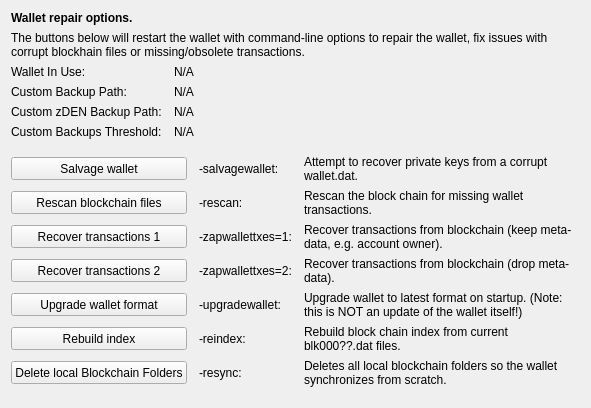
     <widget class="QWidget" name="tab_repair">
      <attribute name="title">
       <string>&amp;Wallet Repair</string>
      </attribute>
      <layout class="QGridLayout" name="gridLayout_4" columnstretch="0,0,0,0">
       <property name="horizontalSpacing">
        <number>12</number>
       </property>
       <item row="0" column="0" colspan="4">
        <widget class="QLabel" name="label_repair_header">
         <property name="font">
          <font>
           <weight>75</weight>
           <bold>true</bold>
          </font>
         </property>
         <property name="text">
          <string>Wallet repair options.</string>
         </property>
        </widget>
       </item>
       <item row="1" column="0" colspan="4">
        <widget class="QLabel" name="label_repair_helptext">
         <property name="font">
          <font>
           <weight>50</weight>
           <bold>false</bold>
          </font>
         </property>
         <property name="text">
          <string>The buttons below will restart the wallet with command-line options to repair the wallet, fix issues with corrupt blockhain files or missing/obsolete transactions.</string>
         </property>
         <property name="wordWrap">
          <bool>true</bool>
         </property>
        </widget>
       </item>
       <item row="2" column="0">
        <widget class="QLabel" name="wallet_path_label">
         <property name="text">
          <string>Wallet In Use:</string>
         </property>
        </widget>
       </item>
       <item row="2" column="1" colspan="3">
        <widget class="QLabel" name="wallet_path">
         <property name="cursor">
          <cursorShape>IBeamCursor</cursorShape>
         </property>
         <property name="text">
          <string>N/A</string>
         </property>
         <property name="textFormat">
          <enum>Qt::PlainText</enum>
         </property>
         <property name="textInteractionFlags">
          <set>Qt::LinksAccessibleByMouse|Qt::TextSelectableByKeyboard|Qt::TextSelectableByMouse</set>
         </property>
        </widget>
       </item>
       <item row="3" column="0">
        <widget class="QLabel" name="wallet_custombackuppath_label">
         <property name="text">
          <string>Custom Backup Path:</string>
         </property>
         <property name="visible">
          <bool>false</bool>
         </property>
        </widget>
       </item>
       <item row="3" column="1" colspan="3">
        <widget class="QLabel" name="wallet_custombackuppath">
         <property name="cursor">
          <cursorShape>IBeamCursor</cursorShape>
         </property>
         <property name="text">
          <string>N/A</string>
         </property>
         <property name="textFormat">
          <enum>Qt::PlainText</enum>
         </property>
         <property name="textInteractionFlags">
          <set>Qt::LinksAccessibleByMouse|Qt::TextSelectableByKeyboard|Qt::TextSelectableByMouse</set>
         </property>
         <property name="visible">
          <bool>false</bool>
         </property>
        </widget>
       </item>
       <item row="4" column="0">
        <widget class="QLabel" name="wallet_customzdenbackuppath_label">
         <property name="text">
          <string>Custom zDEN Backup Path:</string>
         </property>
         <property name="visible">
          <bool>false</bool>
         </property>
        </widget>
       </item>
       <item row="4" column="1" colspan="3">
        <widget class="QLabel" name="wallet_customzdenbackuppath">
         <property name="cursor">
          <cursorShape>IBeamCursor</cursorShape>
         </property>
         <property name="text">
          <string>N/A</string>
         </property>
         <property name="textFormat">
          <enum>Qt::PlainText</enum>
         </property>
         <property name="textInteractionFlags">
          <set>Qt::LinksAccessibleByMouse|Qt::TextSelectableByKeyboard|Qt::TextSelectableByMouse</set>
         </property>
         <property name="visible">
          <bool>false</bool>
         </property>
        </widget>
       </item>
       <item row="5" column="0">
        <widget class="QLabel" name="wallet_custombackupthreshold_label">
         <property name="text">
          <string>Custom Backups Threshold:</string>
         </property>
         <property name="visible">
          <bool>false</bool>
         </property>
        </widget>
       </item>
       <item row="5" column="1" colspan="3">
        <widget class="QLabel" name="wallet_custombackupthreshold">
         <property name="cursor">
          <cursorShape>IBeamCursor</cursorShape>
         </property>
         <property name="text">
          <string>N/A</string>
         </property>
         <property name="textFormat">
          <enum>Qt::PlainText</enum>
         </property>
         <property name="textInteractionFlags">
          <set>Qt::LinksAccessibleByMouse|Qt::TextSelectableByKeyboard|Qt::TextSelectableByMouse</set>
         </property>
         <property name="visible">
          <bool>false</bool>
         </property>
        </widget>
       </item>
       <item row="6" column="0">
        <spacer name="verticalSpacer_repair1">
         <property name="orientation">
          <enum>Qt::Vertical</enum>
         </property>
         <property name="sizeHint" stdset="0">
          <size>
           <width>10</width>
           <height>10</height>
          </size>
         </property>
        </spacer>
       </item>
       <item row="7" column="0" colspan="2">
        <widget class="QPushButton" name="btn_salvagewallet">
         <property name="minimumSize">
          <size>
           <width>100</width>
           <height>23</height>
          </size>
         </property>
         <property name="text">
          <string>Salvage wallet</string>
         </property>
        </widget>
       </item>
       <item row="7" column="2">
        <widget class="QLabel" name="label_repair_salvage_command">
         <property name="text">
          <string notr="true">-salvagewallet:</string>
         </property>
        </widget>
       </item>
       <item row="7" column="3">
        <widget class="QLabel" name="label_repair_salvage">
         <property name="text">
          <string>Attempt to recover private keys from a corrupt wallet.dat.</string>
         </property>
         <property name="wordWrap">
          <bool>true</bool>
         </property>
        </widget>
       </item>
       <item row="8" column="0" colspan="2">
        <widget class="QPushButton" name="btn_rescan">
         <property name="minimumSize">
          <size>
           <width>100</width>
           <height>23</height>
          </size>
         </property>
         <property name="text">
          <string>Rescan blockchain files</string>
         </property>
        </widget>
       </item>
       <item row="8" column="2">
        <widget class="QLabel" name="label_repair_rescan_command">
         <property name="text">
          <string notr="true">-rescan:</string>
         </property>
        </widget>
       </item>
       <item row="8" column="3">
        <widget class="QLabel" name="label_repair_rescan">
         <property name="text">
          <string>Rescan the block chain for missing wallet transactions.</string>
         </property>
         <property name="wordWrap">
          <bool>true</bool>
         </property>
        </widget>
       </item>
       <item row="9" column="0" colspan="2">
        <widget class="QPushButton" name="btn_zapwallettxes1">
         <property name="minimumSize">
          <size>
           <width>100</width>
           <height>23</height>
          </size>
         </property>
         <property name="text">
          <string>Recover transactions 1</string>
         </property>
        </widget>
       </item>
       <item row="9" column="2">
        <widget class="QLabel" name="label_repair_zap1_command">
         <property name="text">
          <string notr="true">-zapwallettxes=1:</string>
         </property>
        </widget>
       </item>
       <item row="9" column="3">
        <widget class="QLabel" name="label_repair_zap1">
         <property name="text">
          <string>Recover transactions from blockchain (keep meta-data, e.g. account owner).</string>
         </property>
         <property name="wordWrap">
          <bool>true</bool>
         </property>
        </widget>
       </item>
       <item row="10" column="0" colspan="2">
        <widget class="QPushButton" name="btn_zapwallettxes2">
         <property name="minimumSize">
          <size>
           <width>100</width>
           <height>23</height>
          </size>
         </property>
         <property name="text">
          <string>Recover transactions 2</string>
         </property>
        </widget>
       </item>
       <item row="10" column="2">
        <widget class="QLabel" name="label_repair_zap2_command">
         <property name="text">
          <string notr="true">-zapwallettxes=2:</string>
         </property>
        </widget>
       </item>
       <item row="10" column="3">
        <widget class="QLabel" name="label_repair_zap2">
         <property name="text">
          <string>Recover transactions from blockchain (drop meta-data).</string>
         </property>
         <property name="wordWrap">
          <bool>true</bool>
         </property>
        </widget>
       </item>
       <item row="11" column="0" colspan="2">
        <widget class="QPushButton" name="btn_upgradewallet">
         <property name="minimumSize">
          <size>
           <width>100</width>
           <height>23</height>
          </size>
         </property>
         <property name="text">
          <string>Upgrade wallet format</string>
         </property>
        </widget>
       </item>
       <item row="11" column="2">
        <widget class="QLabel" name="label_repair_upgrade_command">
         <property name="text">
          <string notr="true">-upgradewallet:</string>
         </property>
        </widget>
       </item>
       <item row="11" column="3">
        <widget class="QLabel" name="label_repair_upgrade">
         <property name="text">
          <string>Upgrade wallet to latest format on startup. (Note: this is NOT an update of the wallet itself!)</string>
         </property>
         <property name="wordWrap">
          <bool>true</bool>
         </property>
        </widget>
       </item>
       <item row="12" column="0" colspan="2">
        <widget class="QPushButton" name="btn_reindex">
         <property name="minimumSize">
          <size>
           <width>100</width>
           <height>23</height>
          </size>
         </property>
         <property name="text">
          <string>Rebuild index</string>
         </property>
        </widget>
       </item>
       <item row="12" column="2">
        <widget class="QLabel" name="label_repair_reindex_command">
         <property name="text">
          <string notr="true">-reindex:</string>
         </property>
        </widget>
       </item>
       <item row="12" column="3">
        <widget class="QLabel" name="label_repair_reindex">
         <property name="text">
          <string>Rebuild block chain index from current blk000??.dat files.</string>
         </property>
         <property name="wordWrap">
          <bool>true</bool>
         </property>
        </widget>
       </item>
       <item row="13" column="0" colspan="2">
        <widget class="QPushButton" name="btn_resync">
         <property name="minimumSize">
          <size>
           <width>100</width>
           <height>23</height>
          </size>
         </property>
         <property name="text">
          <string>Delete local Blockchain Folders</string>
         </property>
        </widget>
       </item>
       <item row="13" column="2">
        <widget class="QLabel" name="label_repair_resync_command">
         <property name="text">
          <string>-resync:</string>
         </property>
        </widget>
       </item>
       <item row="13" column="3">
        <widget class="QLabel" name="label_repair_resync">
         <property name="text">
          <string>Deletes all local blockchain folders so the wallet synchronizes from scratch.</string>
         </property>
         <property name="wordWrap">
          <bool>true</bool>
         </property>
        </widget>
       </item>
       <item row="14" column="0">
        <spacer name="verticalSpacer_repair2">
         <property name="orientation">
          <enum>Qt::Vertical</enum>
         </property>
         <property name="sizeHint" stdset="0">
          <size>
           <width>20</width>
           <height>10</height>
          </size>
         </property>
        </spacer>
       </item>
      </layout>
     </widget>
